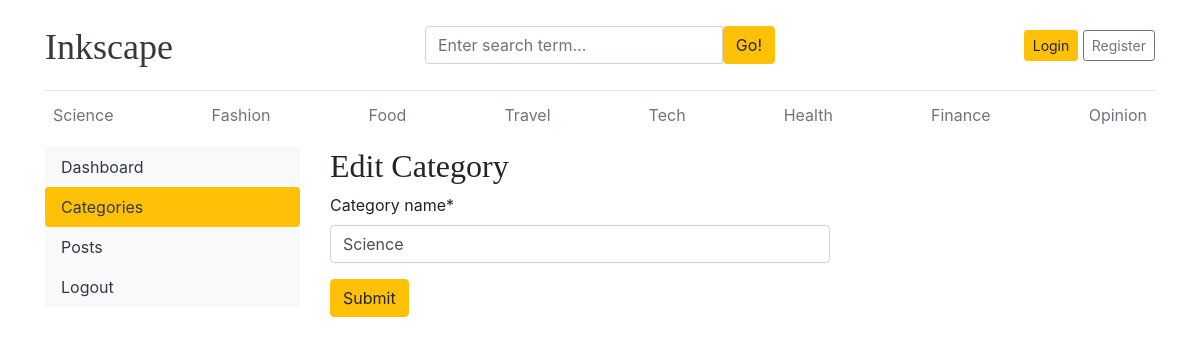
The app's page /dashboard/categories/edit/2/ with its own data.
### blogs/models.py (models this page shows, shortened)
class Category(models.Model):
    category_name = models.CharField(max_length=50, unique=True)
    created_at = models.DateTimeField(auto_now_add=True)
    updated_at = models.DateTimeField(auto_now=True)
    class Meta():
        verbose_name_plural = 'Categories'

### dashboards/views.py (the view)
# urls.py: path('categories/edit/<int:pk>/', views.edit_category, name='edit_category'),
def edit_category(request, pk):
    category = get_object_or_404(Category, pk=pk)
    if request.method == 'POST':
        form = CategoryForm(request.POST, instance=category)
        if form.is_valid():
            form.save()
            return redirect('categories')
    form = CategoryForm(instance=category)
    context = {
        'form': form,
        'category': category,
    }
    return render(request, 'dashboard/edit_category.html', context)

### dashboards/forms.py
class CategoryForm(forms.ModelForm):
    class Meta:
        model = Category
        fields = '__all__'

### blogs/context_processors.py (called while the page is built)
def get_categories(request):
    categories = Category.objects.all()
    return dict(categories=categories)

def get_social_links(request):
    social_links = SocialLink.objects.all()
    return dict(social_links=social_links)

### templates/dashboard/edit_category.html (shortened to what this page needs)
{% extends 'base.html' %}
{% block content %}
{% load crispy_forms_tags %}
<div class="row">
    {% include 'dashboard/sidebar.html' %}
    <div class="col-md-9">
        <h2>Edit Category</h2>
        <form action="{% url 'edit_category' category.id %}" method="POST" style="width:500px;">
            {{ form | crispy }}
            <button type="submit" class="btn btn-warning">Submit</button>
        </form>
        <br>
    </div>
</div>
{% endblock %}

### templates/base.html (shortened to what this page needs)
{% load static %}
<!DOCTYPE html>
<html lang="en">
<head>
    <link rel="stylesheet" href="https://cdnjs.cloudflare.com/ajax/libs/font-awesome/4.7.0/css/font-awesome.min.css">
    <link href="https://getbootstrap.com/docs/4.0/dist/css/bootstrap.min.css" rel="stylesheet">
    <link rel="stylesheet" href="{% static 'css/blog.css' %}">
  </head>
<body>
    <div class="container">
      <header class="blog-header py-3">
        <div class="row flex-nowrap justify-content-between align-items-center">
          <div class="col-4 pt-1">
            <a class="blog-header-logo text-dark" href="/">Inkscape</a>
          </div>
          <div class="col-4">
            <form action="{% url 'search' %}" method="GET">
              <div class="input-group">
                <input class="form-control" type="text" name="keyword" value="{{ keyword }}" placeholder="Enter search term..." aria-label="Enter search term..." aria-describedby="button-search" />
                <button type="submit" class="btn btn-warning" id="button-search" type="button">Go!</button>
            </div>
            </form>
          </div>
          <div class="col-4 d-flex justify-content-end align-items-center">
            {% if not user.is_authenticated %}
            <a class="btn btn-sm btn-warning" href="{% url 'login' %}">Login</a> &nbsp;
            <a class="btn btn-sm btn-outline-secondary" href="{% url 'register' %}">Register</a>
            {% else %}
                <span><a class="text-dark" href="{% url 'dashboard' %}">Dashboard</a></span>
                &emsp;
                <span><a class="btn btn-sm btn-warning" href="{% url 'logout' %}">Logout</a></span>
            {% endif %}
          </div>
        </div>
      </header>
      <div class="nav-scroller py-1 mb-2">
        <nav class="nav d-flex justify-content-between">
          {% for cat in categories %}
          <a class="p-2 text-muted" href="{% url 'posts_by_category' cat.id %}">{{cat.category_name}}</a>
          {% endfor %}
        </nav>
      </div>
{% block content %}
{% endblock %}
    </body>
    </html>

### static/css/blog.css (style rules this page uses)
.blog-header { border-bottom: 1px solid #e5e5e5; }
.blog-header-logo { font-family: "Playfair Display", Georgia, "Times New Roman", serif; font-size: 2.25rem; }
h1, h2, h3, h4, h5, h6 { font-family: "Playfair Display", Georgia, "Times New Roman", serif; }

### records on screen
Category: category_name "Science"
Category: category_name "Fashion"
Category: category_name "Food"
Category: category_name "Travel"
Category: category_name "Tech"
Category: category_name "Health"
Category: category_name "Finance"
Category: category_name "Opinion"
